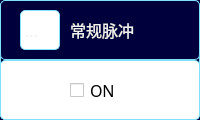
    <widget class="QWidget" name="wdt_sig_ch1" native="true">
     <property name="geometry">
      <rect>
       <x>160</x>
       <y>25</y>
       <width>200</width>
       <height>120</height>
      </rect>
     </property>
     <property name="styleSheet">
      <string notr="true">QWidget {
	background-color: rgb(0, 0, 60);  /* 设置背景颜色 */
	border: 0.5px solid rgb(130, 225, 250); /* 设置边框样式 */
	color:rgb(240, 240, 240);
	border-radius:5px;
}</string>
     </property>
     <widget class="QWidget" name="widget_signal_channel1" native="true">
      <property name="geometry">
       <rect>
        <x>0</x>
        <y>0</y>
        <width>200</width>
        <height>60</height>
       </rect>
      </property>
      <property name="styleSheet">
       <string notr="true">QWidget 
	{
      	background-color:qlineargradient(spread:pad, x1:0, y1:0, x2:1, 			y2:0, stop:0 rgba(57, 153, 255, 255), stop:1 rgba(11, 255, 257, 		255))
	}</string>
      </property>
      <widget class="QLabel" name="lb_sig_ch1_logo">
       <property name="geometry">
        <rect>
         <x>20</x>
         <y>10</y>
         <width>40</width>
         <height>40</height>
        </rect>
       </property>
       <property name="palette">
        <palette>
         <active>
          <colorrole role="WindowText">
           <brush brushstyle="SolidPattern">
            <color alpha="255">
             <red>240</red>
             <green>240</green>
             <blue>240</blue>
            </color>
           </brush>
          </colorrole>
          <colorrole role="Button">
           <brush brushstyle="SolidPattern">
            <color alpha="255">
             <red>255</red>
             <green>255</green>
             <blue>255</blue>
            </color>
           </brush>
          </colorrole>
          <colorrole role="Text">
           <brush brushstyle="SolidPattern">
            <color alpha="255">
             <red>240</red>
             <green>240</green>
             <blue>240</blue>
            </color>
           </brush>
          </colorrole>
          <colorrole role="ButtonText">
           <brush brushstyle="SolidPattern">
            <color alpha="255">
             <red>240</red>
             <green>240</green>
             <blue>240</blue>
            </color>
           </brush>
          </colorrole>
          <colorrole role="Base">
           <brush brushstyle="SolidPattern">
            <color alpha="255">
             <red>255</red>
             <green>255</green>
             <blue>255</blue>
            </color>
           </brush>
          </colorrole>
          <colorrole role="Window">
           <brush brushstyle="SolidPattern">
            <color alpha="255">
             <red>255</red>
             <green>255</green>
             <blue>255</blue>
            </color>
           </brush>
          </colorrole>
          <colorrole role="PlaceholderText">
           <brush brushstyle="SolidPattern">
            <color alpha="128">
             <red>255</red>
             <green>255</green>
             <blue>255</blue>
            </color>
           </brush>
          </colorrole>
         </active>
         <inactive>
          <colorrole role="WindowText">
           <brush brushstyle="SolidPattern">
            <color alpha="255">
             <red>240</red>
             <green>240</green>
             <blue>240</blue>
            </color>
           </brush>
          </colorrole>
          <colorrole role="Button">
           <brush brushstyle="SolidPattern">
            <color alpha="255">
             <red>255</red>
             <green>255</green>
             <blue>255</blue>
            </color>
           </brush>
          </colorrole>
          <colorrole role="Text">
           <brush brushstyle="SolidPattern">
            <color alpha="255">
             <red>240</red>
             <green>240</green>
             <blue>240</blue>
            </color>
           </brush>
          </colorrole>
          <colorrole role="ButtonText">
           <brush brushstyle="SolidPattern">
            <color alpha="255">
             <red>240</red>
             <green>240</green>
             <blue>240</blue>
            </color>
           </brush>
          </colorrole>
          <colorrole role="Base">
           <brush brushstyle="SolidPattern">
            <color alpha="255">
             <red>255</red>
             <green>255</green>
             <blue>255</blue>
            </color>
           </brush>
          </colorrole>
          <colorrole role="Window">
           <brush brushstyle="SolidPattern">
            <color alpha="255">
             <red>255</red>
             <green>255</green>
             <blue>255</blue>
            </color>
           </brush>
          </colorrole>
          <colorrole role="PlaceholderText">
           <brush brushstyle="SolidPattern">
            <color alpha="128">
             <red>255</red>
             <green>255</green>
             <blue>255</blue>
            </color>
           </brush>
          </colorrole>
         </inactive>
         <disabled>
          <colorrole role="WindowText">
           <brush brushstyle="SolidPattern">
            <color alpha="255">
             <red>240</red>
             <green>240</green>
             <blue>240</blue>
            </color>
           </brush>
          </colorrole>
          <colorrole role="Button">
           <brush brushstyle="SolidPattern">
            <color alpha="255">
             <red>255</red>
             <green>255</green>
             <blue>255</blue>
            </color>
           </brush>
          </colorrole>
          <colorrole role="Text">
           <brush brushstyle="SolidPattern">
            <color alpha="255">
             <red>240</red>
             <green>240</green>
             <blue>240</blue>
            </color>
           </brush>
          </colorrole>
          <colorrole role="ButtonText">
           <brush brushstyle="SolidPattern">
            <color alpha="255">
             <red>240</red>
             <green>240</green>
             <blue>240</blue>
            </color>
           </brush>
          </colorrole>
          <colorrole role="Base">
           <brush brushstyle="SolidPattern">
            <color alpha="255">
             <red>255</red>
             <green>255</green>
             <blue>255</blue>
            </color>
           </brush>
          </colorrole>
          <colorrole role="Window">
           <brush brushstyle="SolidPattern">
            <color alpha="255">
             <red>255</red>
             <green>255</green>
             <blue>255</blue>
            </color>
           </brush>
          </colorrole>
          <colorrole role="PlaceholderText">
           <brush brushstyle="SolidPattern">
            <color alpha="128">
             <red>0</red>
             <green>0</green>
             <blue>0</blue>
            </color>
           </brush>
          </colorrole>
         </disabled>
        </palette>
       </property>
       <property name="font">
        <font>
         <family>微软雅黑</family>
         <pointsize>12</pointsize>
        </font>
       </property>
       <property name="styleSheet">
        <string notr="true">QLabel {
	background-color:rgb(255, 255, 255);
}</string>
       </property>
       <property name="text">
        <string>...</string>
       </property>
      </widget>
      <widget class="QLabel" name="lb_sig_ch1">
       <property name="geometry">
        <rect>
         <x>70</x>
         <y>5</y>
         <width>120</width>
         <height>50</height>
        </rect>
       </property>
       <property name="palette">
        <palette>
         <active>
          <colorrole role="WindowText">
           <brush brushstyle="SolidPattern">
            <color alpha="255">
             <red>240</red>
             <green>240</green>
             <blue>240</blue>
            </color>
           </brush>
          </colorrole>
          <colorrole role="Button">
           <brush brushstyle="SolidPattern">
            <color alpha="0">
             <red>255</red>
             <green>0</green>
             <blue>0</blue>
            </color>
           </brush>
          </colorrole>
          <colorrole role="Text">
           <brush brushstyle="SolidPattern">
            <color alpha="255">
             <red>240</red>
             <green>240</green>
             <blue>240</blue>
            </color>
           </brush>
          </colorrole>
          <colorrole role="ButtonText">
           <brush brushstyle="SolidPattern">
            <color alpha="255">
             <red>240</red>
             <green>240</green>
             <blue>240</blue>
            </color>
           </brush>
          </colorrole>
          <colorrole role="Base">
           <brush brushstyle="SolidPattern">
            <color alpha="0">
             <red>255</red>
             <green>0</green>
             <blue>0</blue>
            </color>
           </brush>
          </colorrole>
          <colorrole role="Window">
           <brush brushstyle="SolidPattern">
            <color alpha="0">
             <red>255</red>
             <green>0</green>
             <blue>0</blue>
            </color>
           </brush>
          </colorrole>
          <colorrole role="PlaceholderText">
           <brush brushstyle="SolidPattern">
            <color alpha="128">
             <red>255</red>
             <green>255</green>
             <blue>255</blue>
            </color>
           </brush>
          </colorrole>
         </active>
         <inactive>
          <colorrole role="WindowText">
           <brush brushstyle="SolidPattern">
            <color alpha="255">
             <red>240</red>
             <green>240</green>
             <blue>240</blue>
            </color>
           </brush>
          </colorrole>
          <colorrole role="Button">
           <brush brushstyle="SolidPattern">
            <color alpha="0">
             <red>255</red>
             <green>0</green>
             <blue>0</blue>
            </color>
           </brush>
          </colorrole>
          <colorrole role="Text">
           <brush brushstyle="SolidPattern">
            <color alpha="255">
             <red>240</red>
             <green>240</green>
             <blue>240</blue>
            </color>
           </brush>
          </colorrole>
          <colorrole role="ButtonText">
           <brush brushstyle="SolidPattern">
            <color alpha="255">
             <red>240</red>
             <green>240</green>
             <blue>240</blue>
            </color>
           </brush>
          </colorrole>
          <colorrole role="Base">
           <brush brushstyle="SolidPattern">
            <color alpha="0">
             <red>255</red>
             <green>0</green>
             <blue>0</blue>
            </color>
           </brush>
          </colorrole>
          <colorrole role="Window">
           <brush brushstyle="SolidPattern">
            <color alpha="0">
             <red>255</red>
             <green>0</green>
             <blue>0</blue>
            </color>
           </brush>
          </colorrole>
          <colorrole role="PlaceholderText">
           <brush brushstyle="SolidPattern">
            <color alpha="128">
             <red>255</red>
             <green>255</green>
             <blue>255</blue>
            </color>
           </brush>
          </colorrole>
         </inactive>
         <disabled>
          <colorrole role="WindowText">
           <brush brushstyle="SolidPattern">
            <color alpha="255">
             <red>240</red>
             <green>240</green>
             <blue>240</blue>
            </color>
           </brush>
          </colorrole>
          <colorrole role="Button">
           <brush brushstyle="SolidPattern">
            <color alpha="0">
             <red>255</red>
             <green>0</green>
             <blue>0</blue>
            </color>
           </brush>
          </colorrole>
          <colorrole role="Text">
           <brush brushstyle="SolidPattern">
            <color alpha="255">
             <red>240</red>
             <green>240</green>
             <blue>240</blue>
            </color>
           </brush>
          </colorrole>
          <colorrole role="ButtonText">
           <brush brushstyle="SolidPattern">
            <color alpha="255">
             <red>240</red>
             <green>240</green>
             <blue>240</blue>
            </color>
           </brush>
          </colorrole>
          <colorrole role="Base">
           <brush brushstyle="SolidPattern">
            <color alpha="0">
             <red>255</red>
             <green>0</green>
             <blue>0</blue>
            </color>
           </brush>
          </colorrole>
          <colorrole role="Window">
           <brush brushstyle="SolidPattern">
            <color alpha="0">
             <red>255</red>
             <green>0</green>
             <blue>0</blue>
            </color>
           </brush>
          </colorrole>
          <colorrole role="PlaceholderText">
           <brush brushstyle="SolidPattern">
            <color alpha="128">
             <red>0</red>
             <green>0</green>
             <blue>0</blue>
            </color>
           </brush>
          </colorrole>
         </disabled>
        </palette>
       </property>
       <property name="font">
        <font>
         <family>微软雅黑</family>
         <pointsize>12</pointsize>
        </font>
       </property>
       <property name="styleSheet">
        <string notr="true">QLabel {
	border: none; /* 设置边框样式 */
	background-color: rgba(255,0,0,0);
}</string>
       </property>
       <property name="text">
        <string>常规脉冲</string>
       </property>
      </widget>
     </widget>
     <widget class="QWidget" name="widget_10" native="true">
      <property name="geometry">
       <rect>
        <x>0</x>
        <y>60</y>
        <width>200</width>
        <height>60</height>
       </rect>
      </property>
      <property name="styleSheet">
       <string notr="true">QWidget {
	background-color: rgb(255, 255, 255);
}</string>
      </property>
      <widget class="QCheckBox" name="btn_sig_ch1_mod_sw">
       <property name="geometry">
        <rect>
         <x>70</x>
         <y>20</y>
         <width>71</width>
         <height>20</height>
        </rect>
       </property>
       <property name="font">
        <font>
         <family>微软雅黑</family>
         <pointsize>12</pointsize>
        </font>
       </property>
       <property name="styleSheet">
        <string notr="true">QCheckBox {
	border: none; /* 设置边框样式 */
	color:black;
}</string>
       </property>
       <property name="text">
        <string>ON</string>
       </property>
      </widget>
     </widget>
    </widget>
